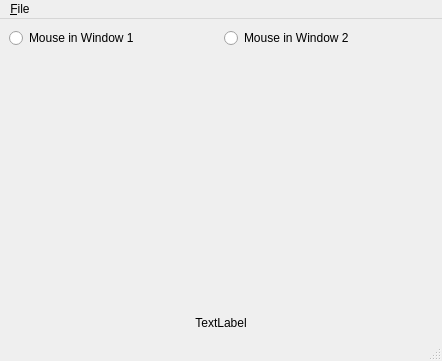
<?xml version="1.0" encoding="UTF-8"?>
<ui version="4.0">
 <class>GUI</class>
 <widget class="QMainWindow" name="GUI">
  <property name="geometry">
   <rect>
    <x>0</x>
    <y>0</y>
    <width>442</width>
    <height>361</height>
   </rect>
  </property>
  <property name="windowTitle">
   <string>MainWindow</string>
  </property>
  <widget class="QWidget" name="centralwidget">
   <layout class="QVBoxLayout">
    <item>
     <layout class="QHBoxLayout">
      <item>
       <widget class="QRadioButton" name="radio1">
        <property name="text">
         <string>Mouse in Window 1</string>
        </property>
       </widget>
      </item>
      <item>
       <widget class="QRadioButton" name="radio2">
        <property name="text">
         <string>Mouse in Window 2</string>
        </property>
       </widget>
      </item>
     </layout>
    </item>
    <item>
     <layout class="QHBoxLayout">
      <item>
       <widget class="QVTKWidget" name="qVTK1">
        <property name="sizePolicy">
         <sizepolicy hsizetype="Expanding" vsizetype="MinimumExpanding">
          <horstretch>0</horstretch>
          <verstretch>0</verstretch>
         </sizepolicy>
        </property>
       </widget>
      </item>
      <item>
       <widget class="QVTKWidget" name="qVTK2">
        <property name="sizePolicy">
         <sizepolicy hsizetype="Expanding" vsizetype="Expanding">
          <horstretch>0</horstretch>
          <verstretch>0</verstretch>
         </sizepolicy>
        </property>
       </widget>
      </item>
     </layout>
    </item>
    <item>
     <widget class="QLabel" name="coord">
      <property name="text">
       <string>TextLabel</string>
      </property>
      <property name="alignment">
       <set>Qt::AlignCenter</set>
      </property>
     </widget>
    </item>
   </layout>
  </widget>
  <widget class="QMenuBar" name="menubar">
   <property name="geometry">
    <rect>
     <x>0</x>
     <y>0</y>
     <width>442</width>
     <height>22</height>
    </rect>
   </property>
   <widget class="QMenu" name="menu_File">
    <property name="title">
     <string>&amp;File</string>
    </property>
    <addaction name="actionE_xit"/>
   </widget>
   <addaction name="menu_File"/>
  </widget>
  <widget class="QStatusBar" name="statusbar"/>
  <action name="actionExit">
   <property name="text">
    <string>Exit</string>
   </property>
  </action>
  <action name="actionE_xit">
   <property name="text">
    <string>E&amp;xit</string>
   </property>
  </action>
 </widget>
 <customwidgets>
  <customwidget>
   <class>QVTKWidget</class>
   <extends>QFrame</extends>
   <header>QVTKWidget.h</header>
   <container>1</container>
  </customwidget>
 </customwidgets>
 <resources/>
 <connections>
  <connection>
   <sender>actionE_xit</sender>
   <signal>triggered()</signal>
   <receiver>GUI</receiver>
   <slot>close()</slot>
   <hints>
    <hint type="sourcelabel">
     <x>-1</x>
     <y>-1</y>
    </hint>
    <hint type="destinationlabel">
     <x>220</x>
     <y>180</y>
    </hint>
   </hints>
  </connection>
 </connections>
</ui>
